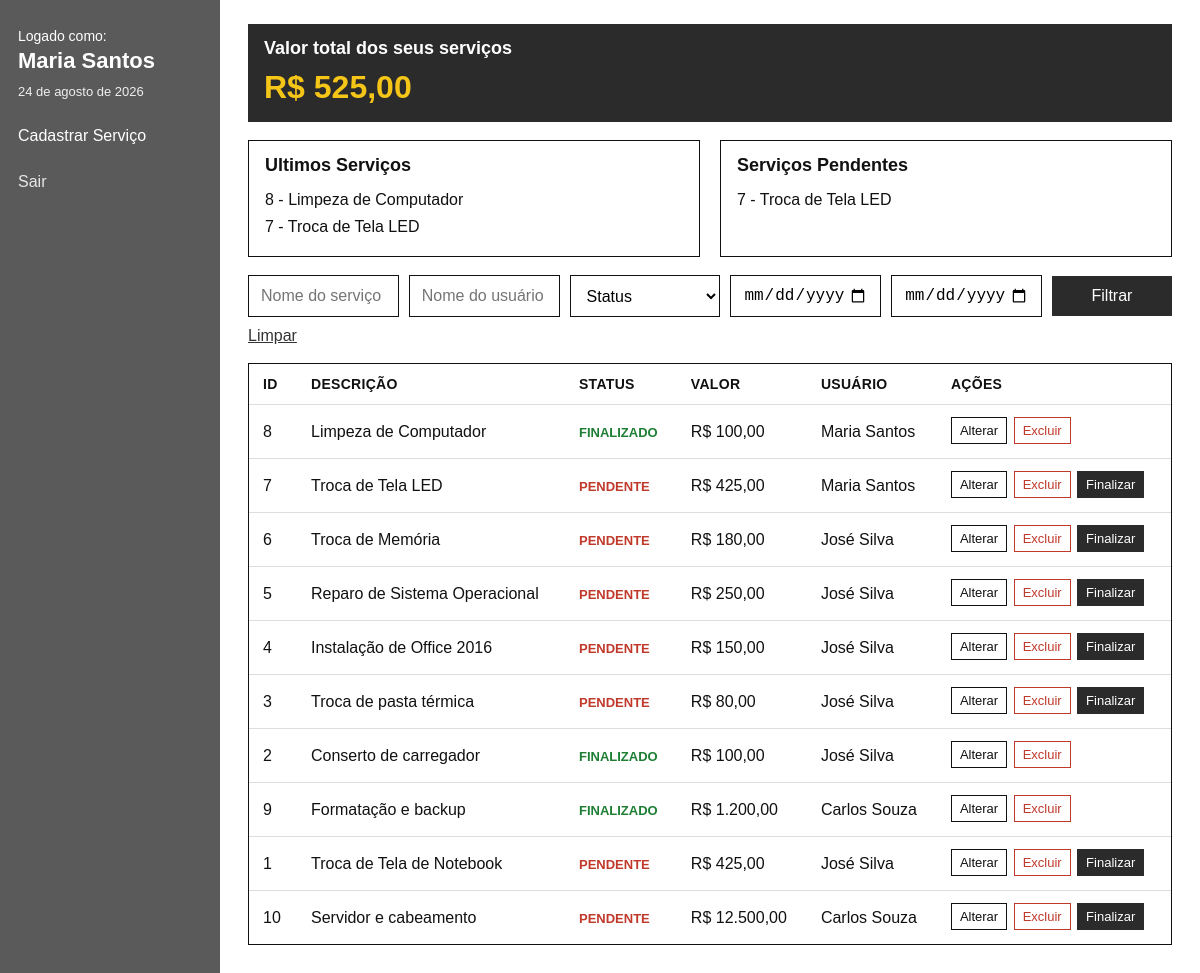
Page /dashboard (signed in) on the committed database.
### tables this page shows
CREATE TABLE IF NOT EXISTS `service` (
    `id_service`      BIGINT(20)    NOT NULL AUTO_INCREMENT,
    `description`     VARCHAR(45)   NOT NULL,
    `price`           DECIMAL(11,3) NOT NULL,
    `created_at`      DATETIME      DEFAULT CURRENT_TIMESTAMP,
    `update_at`       DATETIME      DEFAULT CURRENT_TIMESTAMP ON UPDATE CURRENT_TIMESTAMP,
    `finished_at`     DATETIME      DEFAULT NULL,
    `commission_user` DECIMAL(11,3) DEFAULT NULL,
    `user_id_user`    BIGINT(20)    NOT NULL,
    PRIMARY KEY (`id_service`),
    KEY `idx_service_user` (`user_id_user`),
    KEY `idx_service_finished` (`finished_at`),
    CONSTRAINT `fk_service_user`
        FOREIGN KEY (`user_id_user`) REFERENCES `user` (`id_user`)
        ON UPDATE CASCADE
        ON DELETE RESTRICT
);

CREATE TABLE IF NOT EXISTS `user` (
    `id_user`    BIGINT(20)   NOT NULL AUTO_INCREMENT,
    `name`       VARCHAR(150) NOT NULL,
    `email`      VARCHAR(100) NOT NULL,
    `password`   VARCHAR(45)  NOT NULL,
    `created_at` DATETIME     DEFAULT CURRENT_TIMESTAMP,
    `update_at`  DATETIME     DEFAULT CURRENT_TIMESTAMP ON UPDATE CURRENT_TIMESTAMP,
    `ativo`      TINYINT(1)   NOT NULL DEFAULT 1,
    PRIMARY KEY (`id_user`),
    UNIQUE KEY `uk_user_email` (`email`)
);

### app/Controllers/DashboardController.php (called while the page is built, shortened)
<?php
class DashboardController extends Controller
{
    private $services;
    public function __construct()
    {
        $this->services = new Service();
    }
    public function index()
    {
        $userId = Auth::id();
        $filters = [
            'description' => isset($_GET['description']) ? trim($_GET['description']) : '',
            'user_name'   => isset($_GET['user_name']) ? trim($_GET['user_name']) : '',
            'status'      => isset($_GET['status']) ? trim($_GET['status']) : '',
            'date_start'  => isset($_GET['date_start']) ? trim($_GET['date_start']) : '',
            'date_end'    => isset($_GET['date_end']) ? trim($_GET['date_end']) : '',
        ];
        $this->view('dashboard/index', [
            'services'      => $this->services->listWithUser($filters),
            'filters'       => $filters,
            'totalUser'     => $this->services->totalByUser($userId),
            'lastServices'  => $this->services->lastByUser($userId, 3),
            'pendingList'   => $this->services->lastPendingByUser($userId, 5),
            'currentDate'   => current_date_br(),
        ]);
    }
}

### index.php (called while the page is built, shortened)
<?php
require ROOT_PATH . '/app/Helpers/functions.php';
require ROOT_PATH . '/app/Core/Autoloader.php';
$app = new App\Core\App();
$app->run();

### app/Helpers/functions.php (called while the page is built, shortened)
<?php
function base_url($path = '')
{
    $script = isset($_SERVER['SCRIPT_NAME']) ? $_SERVER['SCRIPT_NAME'] : '/index.php';
    $base = rtrim(str_replace('\\', '/', dirname($script)), '/');
    $path = ltrim($path, '/');
    return $base . '/' . $path;
}
function e($value)
{
    return htmlspecialchars((string) $value, ENT_QUOTES, 'UTF-8');
}
function money_br($value)
{
    return 'R$ ' . number_format((float) $value, 2, ',', '.');
}
function service_status($finishedAt)
{
    return empty($finishedAt) ? 'Pendente' : 'Finalizado';
}

### app/Models/Service.php (called while the page is built, shortened)
<?php
class Service
{
    private $pdo;
    public function __construct()
    {
        $this->pdo = Database::getInstance()->pdo();
    }
    public function listWithUser(array $filters = [])
    {
        $sql = 'SELECT s.*, u.name AS user_name, u.email AS user_email
                FROM `service` s
                INNER JOIN `user` u ON u.id_user = s.user_id_user
                WHERE 1 = 1';
        $params = [];
        $sql .= ' ORDER BY s.created_at DESC, s.id_service DESC';
        $stmt = $this->pdo->prepare($sql);
        $stmt->execute($params);
        return $stmt->fetchAll();
    }
    public function lastByUser($userId, $limit = 3)
    {
        $sql = 'SELECT * FROM `service`
                WHERE user_id_user = :user_id
                ORDER BY created_at DESC, id_service DESC
                LIMIT ' . (int) $limit;
        $stmt = $this->pdo->prepare($sql);
        $stmt->execute(['user_id' => $userId]);
        return $stmt->fetchAll();
    }
}

### app/Core/Autoloader.php (called while the page is built, shortened)
<?php
class Autoloader
{
    public static function register()
    {
        spl_autoload_register(function ($class) {
            $prefix = 'App\\';
            $baseDir = ROOT_PATH . '/app/';
            $relative = substr($class, strlen($prefix));
            $file = $baseDir . str_replace('\\', '/', $relative) . '.php';
        });
    }
}

### config/database.php (called while the page is built)
<?php
return [
    'host'    => 'localhost',
    'dbname'  => 'jm_informatica',
    'user'    => 'root',
    'pass'    => '',
    'charset' => 'utf8mb4',
];

### app/Core/Database.php (called while the page is built, shortened)
<?php
class Database
{
    private static $instance;
    private $pdo;
    private function __construct()
    {
        $config = require ROOT_PATH . '/config/database.php';
        $dsn = sprintf(
            'mysql:host=%s;dbname=%s;charset=%s',
            $config['host'],
            $config['dbname'],
            $config['charset']
        );
        $this->pdo = new \PDO($dsn, $config['user'], $config['pass'], [
            \PDO::ATTR_ERRMODE            => \PDO::ERRMODE_EXCEPTION,
            \PDO::ATTR_DEFAULT_FETCH_MODE => \PDO::FETCH_ASSOC,
            \PDO::ATTR_EMULATE_PREPARES   => false,
        ]);
    }
    public static function getInstance()
    {
        if (self::$instance === null) {
            self::$instance = new self();
        }
        return self::$instance;
    }
    public function pdo()
    {
        return $this->pdo;
    }
}

### app/Views/dashboard/index.php (the view, shortened to what this page needs)
<section class="summary-row">
    <article class="card card-total">
        <h2>Valor total dos seus serviços</h2>
        <p class="total-value"><?php echo e(money_br($totalUser)); ?></p>
    </article>
</section>
<section class="lists-row">
    <article class="card">
        <h2>Ultimos Serviços</h2>
        <?php if (empty($lastServices)): ?>
            <p class="empty">Nenhum serviço cadastrado.</p>
        <?php else: ?>
            <ul class="plain-list">
                <?php foreach ($lastServices as $item): ?>
                    <li><?php echo e($item['id_service']); ?> - <?php echo e($item['description']); ?></li>
                <?php endforeach; ?>
            </ul>
        <?php endif; ?>
    </article>
    <article class="card">
        <h2>Serviços Pendentes</h2>
        <?php if (empty($pendingList)): ?>
            <p class="empty">Nenhum serviço pendente.</p>
        <?php else: ?>
            <ul class="plain-list">
                <?php foreach ($pendingList as $item): ?>
                    <li><?php echo e($item['id_service']); ?> - <?php echo e($item['description']); ?></li>
                <?php endforeach; ?>
            </ul>
        <?php endif; ?>
    </article>
</section>
<form method="get" action="<?php echo e(base_url('dashboard')); ?>" class="filters">
    <input type="text" name="description" placeholder="Nome do serviço" value="<?php echo e($filters['description']); ?>">
    <input type="text" name="user_name" placeholder="Nome do usuário" value="<?php echo e($filters['user_name']); ?>">
    <select name="status">
        <option value="">Status</option>
    </select>
    <input type="date" name="date_start" value="<?php echo e($filters['date_start']); ?>">
    <input type="date" name="date_end" value="<?php echo e($filters['date_end']); ?>">
    <button type="submit" class="btn-dark">Filtrar</button>
    <a class="btn-clear" href="<?php echo e(base_url('dashboard')); ?>">Limpar</a>
</form>
<section class="table-box">
    <table>
        <thead>
            <tr>
                <th>ID</th>
                <th>DESCRIÇÃO</th>
                <th>STATUS</th>
                <th>VALOR</th>
                <th>USUÁRIO</th>
                <th>AÇÕES</th>
            </tr>
        </thead>
        <tbody>
            <?php if (empty($services)): ?>
                <tr>
                    <td colspan="6" class="empty">Nenhum serviço encontrado.</td>
                </tr>
            <?php else: ?>
                <?php foreach ($services as $service): ?>
                    <?php $status = service_status($service['finished_at']); ?>
                    <tr>
                        <td><?php echo e($service['id_service']); ?></td>
                        <td><?php echo e($service['description']); ?></td>
                        <td>
                            <span class="badge badge-<?php echo $status === 'Pendente' ? 'pending' : 'done'; ?>">
                                <?php echo e($status); ?>
                            </span>
                        </td>
                        <td><?php echo e(money_br($service['price'])); ?></td>
                        <td><?php echo e($service['user_name']); ?></td>
                        <td class="actions">
                            <a class="btn-small" href="<?php echo e(base_url('servico/editar/' . $service['id_service'])); ?>">Alterar</a>
                            <form method="post" action="<?php echo e(base_url('servico/excluir/' . $service['id_service'])); ?>" class="inline-form js-confirm-delete">
                                <button type="submit" class="btn-small btn-danger">Excluir</button>
                            </form>
                            <?php if ($status === 'Pendente'): ?>
                                <form method="post" action="<?php echo e(base_url('servico/finalizar/' . $service['id_service'])); ?>" class="inline-form js-confirm-finish">
                                    <button type="submit" class="btn-small btn-finish">Finalizar</button>
                                </form>
                            <?php endif; ?>
                        </td>
                    </tr>
                <?php endforeach; ?>
            <?php endif; ?>
        </tbody>
    </table>
</section>

### public/css/style.css (style rules this page uses)
* { box-sizing: border-box; margin: 0; padding: 0; }
body { font-family: Arial, Helvetica, sans-serif; color: #111; background: #fff; }
a { color: #1a4db3; }
.form-stack input, .filters input, .filters select { width: 100%; height: 42px; border: 1px solid #111; padding: 0 12px; font-size: 16px; background: #fff; }
.btn-dark { background: #2b2b2b; color: #fff; border: 0; min-width: 120px; height: 40px; padding: 0 18px; font-size: 16px; cursor: pointer; }
.page-app { min-height: 100vh; display: flex; }
.summary-row { margin-bottom: 18px; }
.card { border: 1px solid #111; padding: 14px 16px 16px; background: #fff; }
.card h2 { font-size: 18px; margin-bottom: 10px; }
.card-total { background: #2b2b2b; color: #fff; border: 0; }
.total-value { font-size: 32px; font-weight: 700; color: #f5c518; }
.lists-row { display: grid; grid-template-columns: 1fr 1fr; gap: 20px; margin-bottom: 18px; }
.plain-list { list-style: none; line-height: 1.7; }
.filters { display: flex; flex-wrap: wrap; gap: 10px; margin-bottom: 18px; align-items: center; }
.filters input, .filters select { width: auto; min-width: 150px; flex: 1; }
.filters .btn-dark { flex: 0 0 auto; }
.btn-clear { color: #333; }
.table-box { border: 1px solid #111; overflow-x: auto; }
table { width: 100%; border-collapse: collapse; }
th, td { text-align: left; padding: 12px 14px; border-bottom: 1px solid #ddd; vertical-align: middle; }
th { font-size: 14px; letter-spacing: 0.3px; }
tr:last-child td { border-bottom: 0; }
.badge { font-weight: 700; text-transform: uppercase; font-size: 13px; }
.badge-pending { color: #c0392b; }
.badge-done { color: #1e7e34; }
.actions { white-space: nowrap; }
.inline-form { display: inline; }
.btn-small { display: inline-block; border: 1px solid #111; background: #fff; color: #111; text-decoration: none; font-size: 13px; padding: 5px 8px; margin: 0 2px 2px 0; cursor: pointer; }
.btn-danger { border-color: #c0392b; color: #c0392b; }
.btn-finish { background: #2b2b2b; color: #fff; border-color: #2b2b2b; }

### rows in the picture
service: id_service "8", description "Limpeza de Computador", finished_at "FINALIZADO", price "R$ 100,00", user_id_user.name "Maria Santos"
service: id_service "7", description "Troca de Tela LED", finished_at "PENDENTE", price "R$ 425,00", user_id_user.name "Maria Santos"
service: id_service "6", description "Troca de Memória", finished_at "PENDENTE", price "R$ 180,00", user_id_user.name "José Silva"
service: id_service "5", description "Reparo de Sistema Operacional", finished_at "PENDENTE", price "R$ 250,00", user_id_user.name "José Silva"
service: id_service "4", description "Instalação de Office 2016", finished_at "PENDENTE", price "R$ 150,00", user_id_user.name "José Silva"
service: id_service "3", description "Troca de pasta térmica", finished_at "PENDENTE", price "R$ 80,00", user_id_user.name "José Silva"
service: id_service "2", description "Conserto de carregador", finished_at "FINALIZADO", price "R$ 100,00", user_id_user.name "José Silva"
service: id_service "9", description "Formatação e backup", finished_at "FINALIZADO", price "R$ 1.200,00", user_id_user.name "Carlos Souza"
service: id_service "1", description "Troca de Tela de Notebook", finished_at "PENDENTE", price "R$ 425,00", user_id_user.name "José Silva"
service: id_service "10", description "Servidor e cabeamento", finished_at "PENDENTE", price "R$ 12.500,00", user_id_user.name "Carlos Souza"

### other values in the picture
$authUser['name'] "Maria Santos"
current_date_br() "24 de agosto de 2026"
money_br($totalUser) "R$ 525,00"
